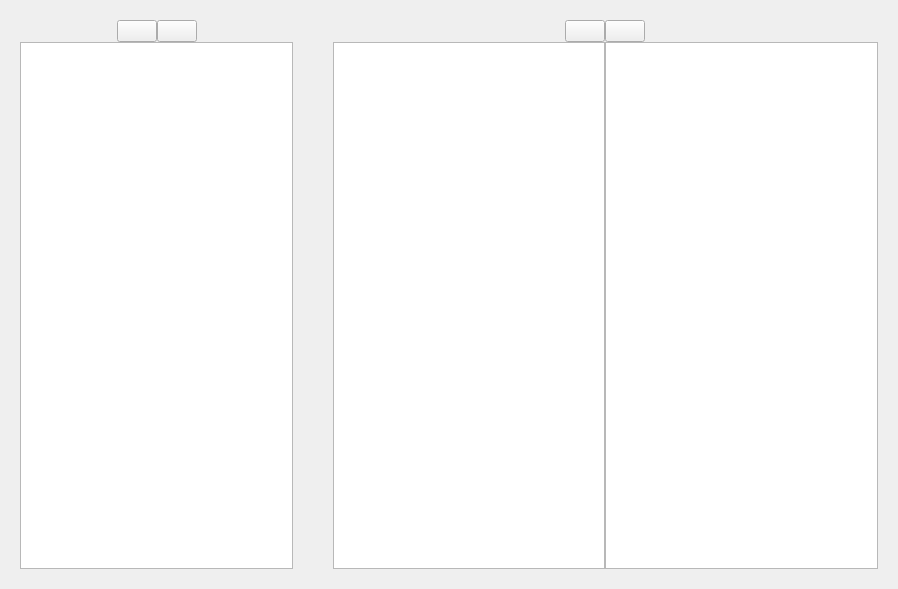
<?xml version="1.0" encoding="UTF-8"?>
<ui version="4.0">
 <class>GroupsItem</class>
 <widget class="QWidget" name="GroupsItem">
  <property name="geometry">
   <rect>
    <x>0</x>
    <y>0</y>
    <width>898</width>
    <height>589</height>
   </rect>
  </property>
  <property name="windowTitle">
   <string>Groups</string>
  </property>
  <layout class="QGridLayout" name="gridLayout_2">
   <property name="leftMargin">
    <number>20</number>
   </property>
   <property name="topMargin">
    <number>20</number>
   </property>
   <property name="rightMargin">
    <number>20</number>
   </property>
   <property name="bottomMargin">
    <number>20</number>
   </property>
   <property name="spacing">
    <number>0</number>
   </property>
   <item row="0" column="0">
    <layout class="QGridLayout" name="gridLayout">
     <property name="spacing">
      <number>0</number>
     </property>
     <item row="0" column="0">
      <layout class="QHBoxLayout" name="horizontalLayout_3">
       <property name="spacing">
        <number>0</number>
       </property>
       <item>
        <spacer name="horizontalSpacer">
         <property name="orientation">
          <enum>Qt::Horizontal</enum>
         </property>
         <property name="sizeHint" stdset="0">
          <size>
           <width>40</width>
           <height>20</height>
          </size>
         </property>
        </spacer>
       </item>
       <item>
        <widget class="QPushButton" name="m_create">
         <property name="cursor">
          <cursorShape>PointingHandCursor</cursorShape>
         </property>
         <property name="toolTip">
          <string>Create a group</string>
         </property>
         <property name="statusTip">
          <string extracomment="create group"/>
         </property>
         <property name="locale">
          <locale language="English" country="UnitedStates"/>
         </property>
         <property name="text">
          <string/>
         </property>
        </widget>
       </item>
       <item>
        <widget class="QPushButton" name="m_delete">
         <property name="cursor">
          <cursorShape>PointingHandCursor</cursorShape>
         </property>
         <property name="toolTip">
          <string>Delete a group</string>
         </property>
         <property name="statusTip">
          <string extracomment="delete group"/>
         </property>
         <property name="text">
          <string/>
         </property>
        </widget>
       </item>
       <item>
        <spacer name="horizontalSpacer_2">
         <property name="orientation">
          <enum>Qt::Horizontal</enum>
         </property>
         <property name="sizeHint" stdset="0">
          <size>
           <width>40</width>
           <height>20</height>
          </size>
         </property>
        </spacer>
       </item>
      </layout>
     </item>
     <item row="0" column="2">
      <layout class="QHBoxLayout" name="horizontalLayout_2">
       <property name="spacing">
        <number>0</number>
       </property>
       <item>
        <spacer name="horizontalSpacer_3">
         <property name="orientation">
          <enum>Qt::Horizontal</enum>
         </property>
         <property name="sizeHint" stdset="0">
          <size>
           <width>40</width>
           <height>20</height>
          </size>
         </property>
        </spacer>
       </item>
       <item>
        <widget class="QPushButton" name="m_left">
         <property name="enabled">
          <bool>true</bool>
         </property>
         <property name="cursor">
          <cursorShape>PointingHandCursor</cursorShape>
         </property>
         <property name="toolTip">
          <string>Add a station</string>
         </property>
         <property name="statusTip">
          <string/>
         </property>
         <property name="text">
          <string/>
         </property>
         <property name="checkable">
          <bool>false</bool>
         </property>
        </widget>
       </item>
      </layout>
     </item>
     <item row="0" column="3">
      <layout class="QHBoxLayout" name="horizontalLayout">
       <property name="spacing">
        <number>0</number>
       </property>
       <item>
        <widget class="QPushButton" name="m_right">
         <property name="cursor">
          <cursorShape>PointingHandCursor</cursorShape>
         </property>
         <property name="toolTip">
          <string>Remove a station</string>
         </property>
         <property name="statusTip">
          <string/>
         </property>
         <property name="text">
          <string/>
         </property>
         <property name="checkable">
          <bool>false</bool>
         </property>
        </widget>
       </item>
       <item>
        <spacer name="horizontalSpacer_4">
         <property name="orientation">
          <enum>Qt::Horizontal</enum>
         </property>
         <property name="sizeHint" stdset="0">
          <size>
           <width>40</width>
           <height>20</height>
          </size>
         </property>
        </spacer>
       </item>
      </layout>
     </item>
     <item row="1" column="0">
      <widget class="QTableView" name="m_table_groups"/>
     </item>
     <item row="1" column="1">
      <spacer name="horizontalSpacer_5">
       <property name="orientation">
        <enum>Qt::Horizontal</enum>
       </property>
       <property name="sizeType">
        <enum>QSizePolicy::Fixed</enum>
       </property>
       <property name="sizeHint" stdset="0">
        <size>
         <width>40</width>
         <height>20</height>
        </size>
       </property>
      </spacer>
     </item>
     <item row="1" column="2">
      <widget class="QTableView" name="m_table_view"/>
     </item>
     <item row="1" column="3">
      <widget class="QTableView" name="m_table_stations"/>
     </item>
    </layout>
   </item>
  </layout>
 </widget>
 <resources/>
 <connections/>
</ui>
